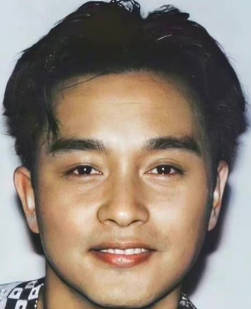
#> input picture facenet-pytorch-main/img/2.jpg, 251 x 309 px, given in place of 1_smooth.jpg, which was not available
$ python image_filtering.py
#> lines starting #> are read from the running program, lines starting #| are printed output that depends on the picture; long printed decimals are rounded; pictures that were not available may be replaced by others from this repository, and a replacement may not be noted
import numpy as np
import cv2
import math
# average smoothing kernel
averageKernel = np.array([[1 / 9, 1 / 9, 1 / 9],
                          [1 / 9, 1 / 9, 1 / 9],
                          [1 / 9, 1 / 9, 1 / 9]]).astype(np.float32)

# gaussian smoothing kernel
weightedAverageKernel = np.array([[1 / 16, 2 / 16, 1 / 16],
                                  [2 / 16, 4 / 16, 2 / 16],
                                  [1 / 16, 2 / 16, 1 / 16]]).astype(np.float32)

# sharppen kernel
lapalicanKernel = np.array([[0.0, -1.0, 0.0],
                            [-1.0, 5.0, -1.0],
                            [0.0, -1.0, 0.0]]).astype(np.float32)


def getGrayImg(img):
    gray = np.zeros((img.shape[0], img.shape[1]), np.uint8)
    timg = img.astype(np.float32)
    for i in range(timg.shape[0]):
        for j in range(timg.shape[1]):
            # R*0.299 + G*0.587 + B*0.114
            gray_intensity = timg[i][j][0] * 0.114 + timg[i][j][1] * 0.587 + timg[i][j][2] * 0.299
            gray[i][j] = np.round(gray_intensity).astype(np.uint8)
    return gray


def paddingWithZero(img):
    padding_img = np.zeros((img.shape[0] + 2, img.shape[1] + 2), np.uint8)
    padding_img[1: img.shape[0] + 1, 1: img.shape[1] + 1] = img
    return padding_img


def paddingWithNeighbor(img):
    padding_img = np.zeros((img.shape[0] + 2, img.shape[1] + 2), np.uint8)
    padding_img[1: img.shape[0] + 1, 1: img.shape[1] + 1] = img
    for i in range(1, img.shape[0] + 1):
        padding_img[i][0] = img[i - 1][0]  # 第一列
        padding_img[i][img.shape[1] + 1] = img[i - 1][img.shape[1] - 1]  # 最后一列

    for i in range(1, img.shape[1] + 1):
        padding_img[0][i] = img[0][i - 1]  # 第一行
        padding_img[img.shape[0] + 1][i] = img[img.shape[0] - 1][i - 1]  # 第一行
    return padding_img


def Filtering2D(img, filter):
    # 申请变量, 存储输出图像大小
    filtered_img = np.zeros((img.shape[0] - 2, img.shape[1] - 2), np.uint8)
    # img 转变为float 类型
    img = img.astype(np.float32)
    for i in range(filtered_img.shape[0]):
        for j in range(filtered_img.shape[1]):
            window = img[i:i + 3, j:j + 3]
            pixel = np.sum(window * filter)
            filtered_img[i][j] = np.clip(pixel, 0.0, 255.0).astype(np.uint8)
    return filtered_img


def denoisewithOrderStatisticsFilter(img):
    filtered_img = np.zeros((img.shape[0] - 2, img.shape[1] - 2), np.uint8)
    for i in range(filtered_img.shape[0]):
        for j in range(filtered_img.shape[1]):
            window = img[i:i + 3, j:j + 3].flatten()
            pixel = np.median(window)
            filtered_img[i][j] = pixel.astype(np.uint8)
    return filtered_img


def denoiseWithMinFilter(img):
    filtered_img = np.zeros((img.shape[0] - 2, img.shape[1] - 2), np.uint8)
    for i in range(filtered_img.shape[0]):
        for j in range(filtered_img.shape[1]):
            window = img[i:i + 3, j:j + 3]
            pixel = np.min(window)
            filtered_img[i][j] = pixel
    return filtered_img


def denoiseWithMaxFilter(img):
    filtered_img = np.zeros((img.shape[0] - 2, img.shape[1] - 2), np.uint8)
    for i in range(filtered_img.shape[0]):
        for j in range(filtered_img.shape[1]):
            window = img[i:i + 3, j:j + 3]
            pixel = np.max(window)
            filtered_img[i][j] = pixel
    return filtered_img


def getPSNR(ori_img, en_img):
    MAX = 255
    total = 0
    ori_img = ori_img.astype(np.float32)
    en_img = en_img.astype(np.float32)
    for i in range(ori_img.shape[0]):
        for j in range(ori_img.shape[1]):
            total += (ori_img[i][j] - en_img[i][j]) ** 2
    MSE = total / (ori_img.shape[0] * ori_img.shape[1])
    if MSE == 0:
        return float('inf')
    PSNR = 10 * math.log(MAX ** 2 / MSE, 10)
    return PSNR


if __name__ == '__main__':
    # 1. 从test文件夹中选一张图进行平滑低通滤波
    img = cv2.imread("test/1_smooth.jpg")
#> img is the input picture: shape (309, 251, 3); mean B, G, R 117.5, 129, 142.6
    img = getGrayImg(img)
    cv2.imshow('original image', img)
    img_padding = paddingWithNeighbor(img)
#> after the loop in paddingWithNeighbor, `for i in range(1, img.shape[0] + 1):`: padding_img: shape (311, 253); min 0, max 246, mean 131.5
#> after the loop in paddingWithNeighbor, `for i in range(1, img.shape[1] + 1):`: padding_img: shape (311, 253); min 0, max 246, mean 132.5
    filtered_img = Filtering2D(img_padding, weightedAverageKernel)
    cv2.imshow('filtered image', filtered_img)
    cv2.imwrite("1_enhanced.jpg", filtered_img)

    # 2. 将平滑后的图像行锐化高通滤波 查看结果
    sharpened_padding = paddingWithNeighbor(filtered_img)
#> after the loop in paddingWithNeighbor (call 2), `for i in range(1, img.shape[0] + 1):`: padding_img: shape (311, 253); min 0, max 241, mean 131.1
#> after the loop in paddingWithNeighbor (call 2), `for i in range(1, img.shape[1] + 1):`: padding_img: shape (311, 253); min 0, max 241, mean 132.1
    sharpened_img = Filtering2D(sharpened_padding, lapalicanKernel)
    cv2.imwrite("1_sharppen.jpg", sharpened_img)

    # 3. 利用均值、中值、最大值、最小值对椒盐、椒、盐噪声图像进行去噪 并查看结果
    # 均值滤波
    img_avg = cv2.imread("test/1.jpg")
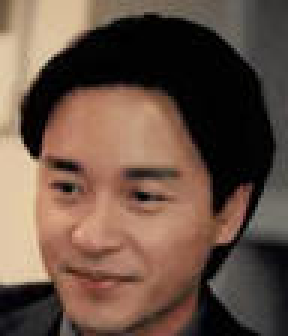
#> input picture facenet-pytorch-main/img/1.jpg, 96 x 112 px, found by its file name (shown 3 times larger)
#> img_avg is the input picture: shape (112, 96, 3); mean B, G, R 68.4, 81.6, 104.2
    gray_sp = getGrayImg(img_avg)
#> after the loop in getGrayImg (call 2), `for i in range(timg.shape[0]):`:
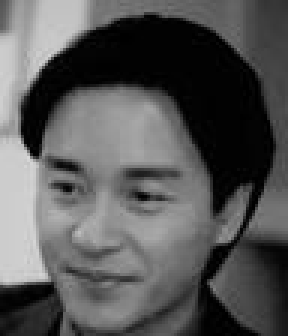
#> gray: shape (112, 96) (shown 3 times larger); min 0, max 216, mean 86.9
    padding_avg = paddingWithNeighbor(gray_sp)
#> after the loop in paddingWithNeighbor (call 3), `for i in range(1, img.shape[0] + 1):`: padding_img: shape (114, 98); min 0, max 216, mean 85.8
#> after the loop in paddingWithNeighbor (call 3), `for i in range(1, img.shape[1] + 1):`: padding_img: shape (114, 98); min 0, max 216, mean 87.2
    denoised_avg = Filtering2D(padding_avg, averageKernel)
    cv2.imwrite("1_avg.jpg", denoised_avg)

    # 椒盐噪声-中值滤波
    img_sp = cv2.imread("test/2.jpg")
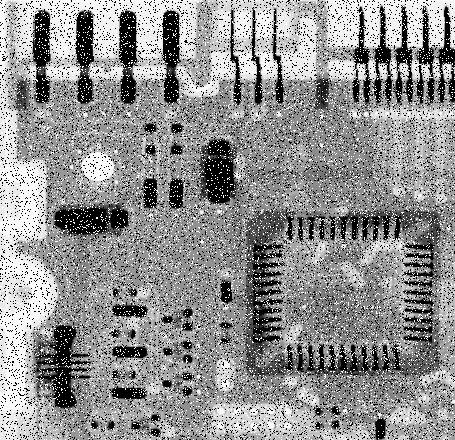
#> input picture 计算机视觉实验/test/2.jpg, 455 x 440 px
#> img_sp is the input picture: shape (440, 455, 3); min 0, max 255, mean 144.1
    gray_sp = getGrayImg(img_sp)
    padding_sp = paddingWithNeighbor(gray_sp)
#> after the loop in paddingWithNeighbor (call 4), `for i in range(1, img.shape[0] + 1):`: padding_img: shape (442, 457); min 0, max 255, mean 143.6
#> after the loop in paddingWithNeighbor (call 4), `for i in range(1, img.shape[1] + 1):`:
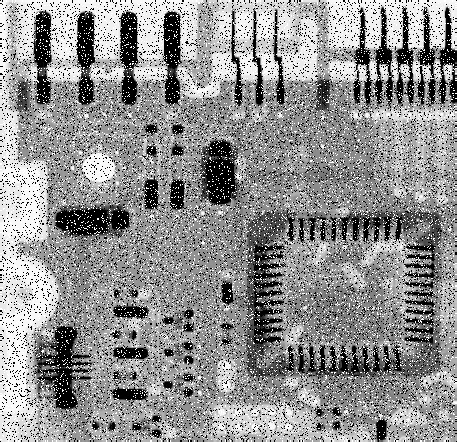
#> padding_img: shape (442, 457); min 0, max 255, mean 144.4
    denoised_median = denoisewithOrderStatisticsFilter(padding_sp)
#> after the loop in denoisewithOrderStatisticsFilter, `for i in range(filtered_img.shape[0]):`:
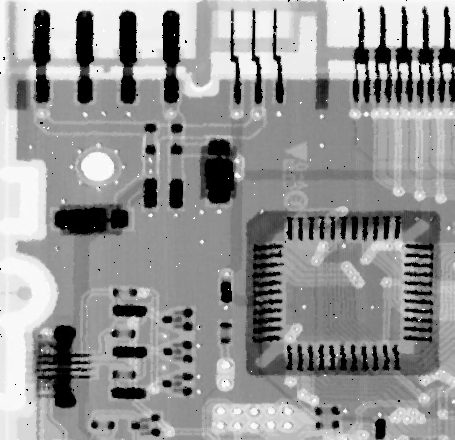
#> filtered_img: shape (440, 455); min 0, max 255, mean 148.2
    cv2.imwrite("2_median.jpg", denoised_median)

    # 盐噪声-最小值滤波
    img_salt = cv2.imread("test/419.jpeg")
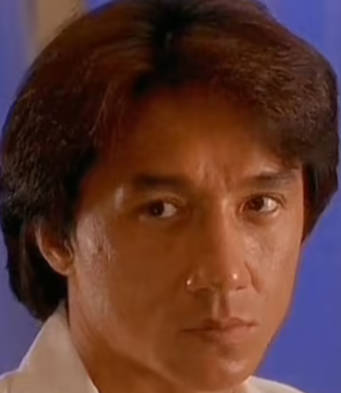
#> input picture facenet-pytorch-main/img/2001.jpg, 341 x 393 px, given in place of 419.jpeg, which was not available
#> img_salt is the input picture: shape (393, 341, 3); mean B, G, R 46.8, 55, 92.3
    gray_salt = getGrayImg(img_salt)
    padding_salt = paddingWithNeighbor(gray_salt)
#> after the loop in paddingWithNeighbor (call 5), `for i in range(1, img.shape[0] + 1):`: padding_img: shape (395, 343); min 0, max 209, mean 65
#> after the loop in paddingWithNeighbor (call 5), `for i in range(1, img.shape[1] + 1):`:
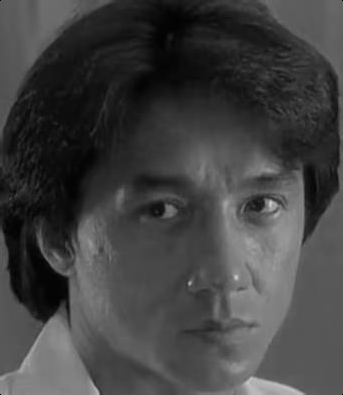
#> padding_img: shape (395, 343); min 0, max 209, mean 65.5
    denoised_min = denoiseWithMinFilter(padding_salt)
    cv2.imwrite("419_min.jpg", denoised_min)

    # 椒噪声-最大值滤波
    img_pepper = cv2.imread("test/421.jpeg")
    gray_pepper = getGrayImg(img_pepper)
    padding_pepper = paddingWithNeighbor(gray_pepper)
    denoised_max = denoiseWithMaxFilter(padding_pepper)
    cv2.imwrite("421_max.jpg", denoised_max)

    cv2.waitKey(0)
    cv2.destroyAllWindows()
    print("低通滤波PSNR:", getPSNR(img, filtered_img))
#> after the loop in getPSNR, `for i in range(ori_img.shape[0]):`: total = 1276620
#> in getPSNR, `MSE = total / (ori_img.shape[0] * ori_img.shape[1])`: MSE = 16.46
#> in getPSNR, `PSNR = 10 * math.log(MAX ** 2 / MSE, 10)`: PSNR = 35.97
#| 低通滤波PSNR: 35.967
